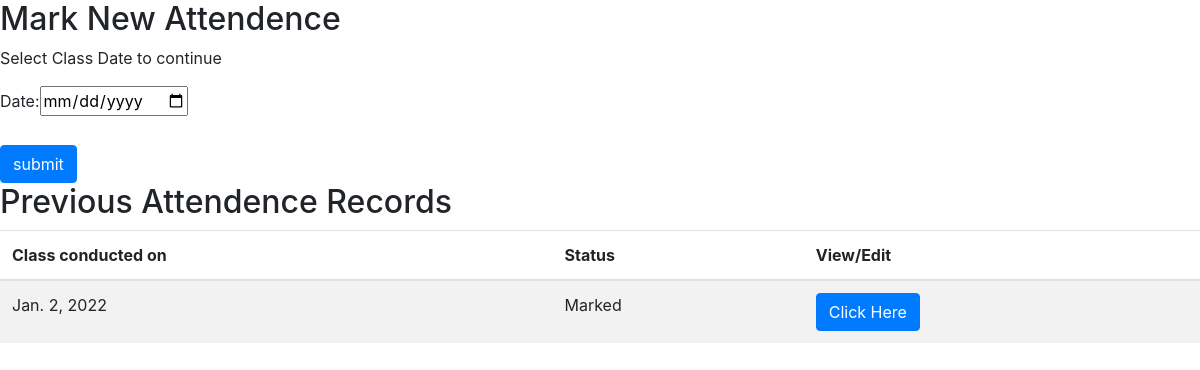
The app's page /academic/attendence_schedule/1/3, older data.
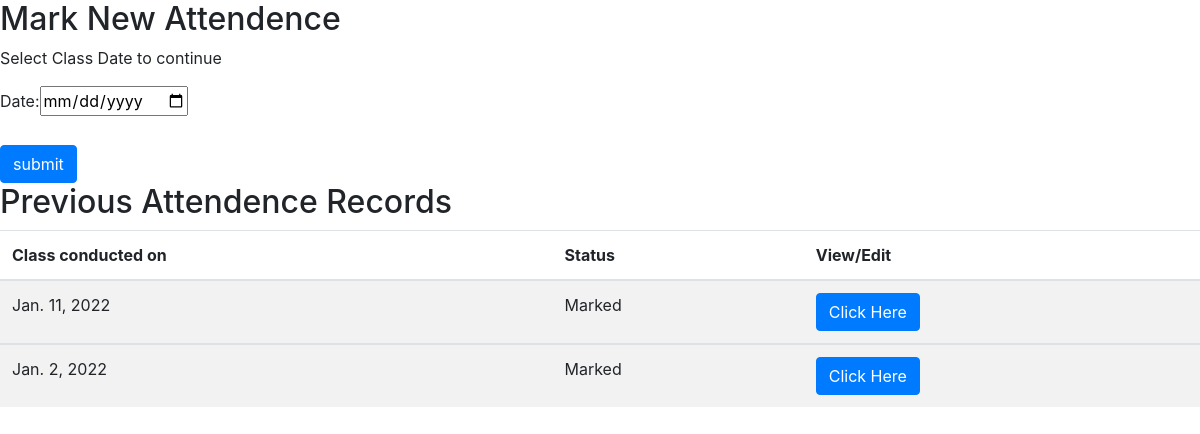
The same page, newer data.
### academic/models.py (models this page shows, shortened)
class attendence_schedule(models.Model):
    sclass = models.ForeignKey(sub_class,on_delete=models.CASCADE)
    subject = models.ForeignKey(faculty_handled_class,on_delete=models.CASCADE)
    date = models.DateField()
    status = models.BooleanField(default = False)

### academic/views.py (the view)
# urls.py: path('attendence_schedule/<int:class_id>/<int:subject_id>',views.attendence_schedules,name='attendence_schedule'),
def attendence_schedules(request,class_id,subject_id):
    attendence_list = list(attendence_schedule.objects.filter(subject__id=subject_id).order_by('-id')) #double __ is used to point the id of the pointing foreign key object
    if request.method == 'POST':
        attendence_form = AttendenceForm(data = request.POST)
        if attendence_form.is_valid():
            a = attendence_form.save(commit=False)
            a.sclass = sub_class.objects.get(id=class_id)
            a.subject = faculty_handled_class.objects.get(id=subject_id)
            a.save()
            attendence_id = a.id
            return HttpResponseRedirect(reverse('academic:mark_attendence',args=[class_id,attendence_id,subject_id]))
    else:
        attendence_form = AttendenceForm()
    return render(request,'attendence_schedule.html',{'attendence_form':attendence_form,'attendence_list':attendence_list,'id_class':class_id,'id_subject':subject_id})

### academic/forms.py
class AttendenceForm(forms.ModelForm):
    class Meta:
        model = models.attendence_schedule
        fields = ('date',)
        widgets = {'date':DateInput(),}

### academic/templates/attendence_schedule.html (shortened to what this page needs)
{% extends "base.html" %}
{% block content %}
<h2>Mark New Attendence</h2>
<p>Select Class Date to continue </p>
<form class=""  method="post">
    {{ attendence_form }}
    <br><br>
    <input type="submit" class="btn btn-primary" value="submit">
</form>
<h2>Previous Attendence Records</h2>
  {% if attendence_list %}
<table class="table table-striped">
  <thead>
    <tr>
      <th>Class conducted on</th>
      <th>Status</th>
      <th>View/Edit</th>
    </tr>
  </thead>
  {% for i in attendence_list %}
  <tbody>
    <tr>
      <td>{{i.date}}</td>
      {% if i.status %}
        <td>
          Marked
        </td>
         <td>
           <a href="{% url 'academic:edit_attendence' attendence_id=i.id class_id=id_class subject_id=id_subject %}" class="btn btn-primary btn-small">Click Here</a>
         </td>
        {% endif %}
    </tr>
  {% endfor %}
  </tbody>
</table>
{% else %}
  No record found
{% endif %}
{% endblock %}

### templates/base.html (shortened to what this page needs)
<!DOCTYPE html>
<html>
<head>
	<link rel="stylesheet" href="https://cdn.jsdelivr.net/npm/bootstrap@4.6.0/dist/css/bootstrap.min.css">
</head>
<body>
	{% block content %}
	{% endblock %}
</body>
</html>

Row changes from the older to the newer data that the page shows:
added attendence_schedule: date "Jan. 11, 2022", status "Marked"
